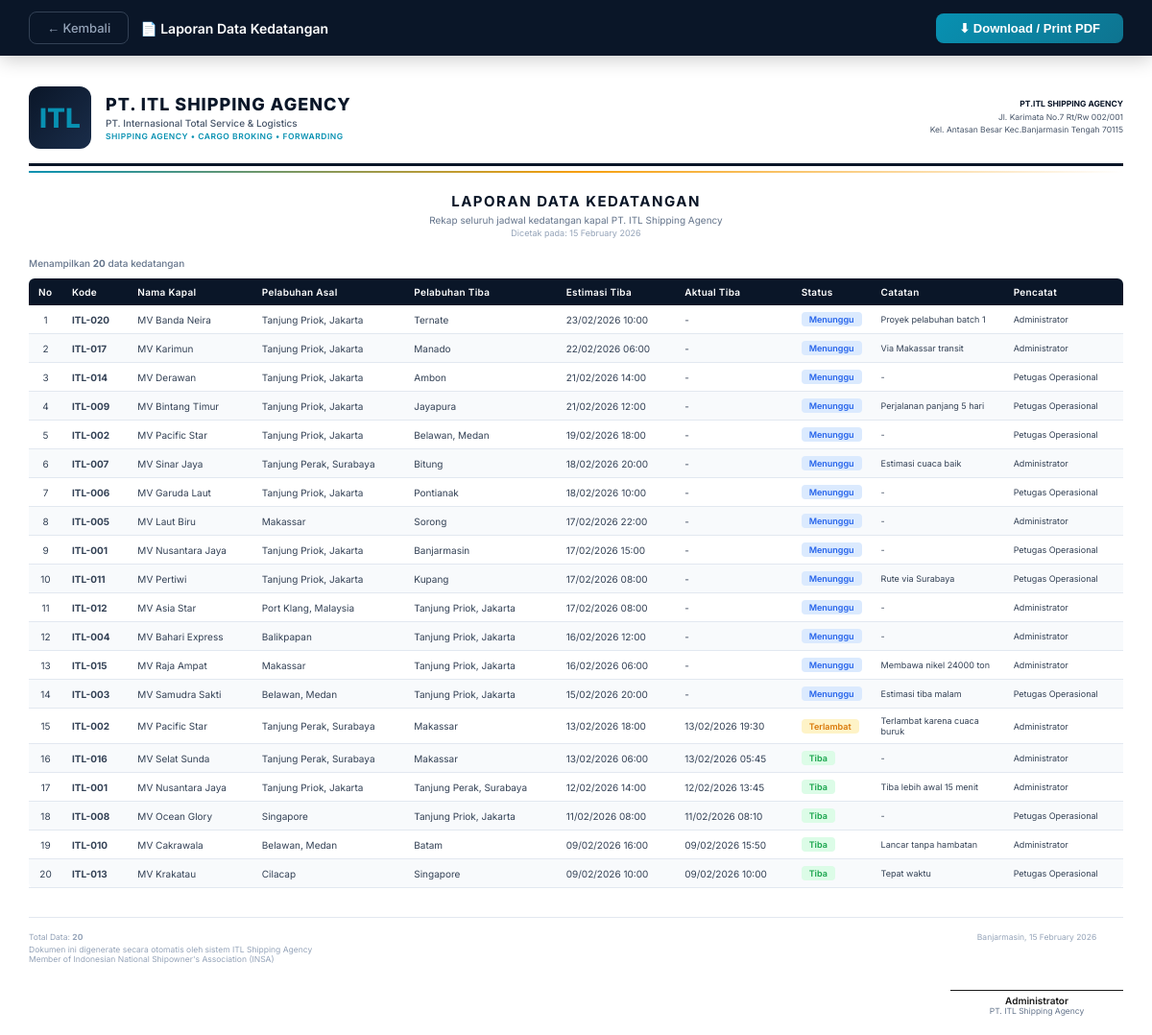
The app's page /kedatangan/report.php (signed in) with its own data.
### tables this page shows
CREATE TABLE `kedatangan` (
  `id` int(11) NOT NULL,
  `id_kapal` int(11) NOT NULL,
  `id_keberangkatan` int(11) DEFAULT NULL,
  `pelabuhan_asal` varchar(100) NOT NULL,
  `pelabuhan_tiba` varchar(100) NOT NULL,
  `tanggal_tiba` datetime NOT NULL,
  `tanggal_aktual_tiba` datetime DEFAULT NULL,
  `status` enum('menunggu','tiba','terlambat','batal') NOT NULL DEFAULT 'menunggu',
  `catatan` text DEFAULT NULL,
  `created_by` int(11) DEFAULT NULL,
  `created_at` datetime NOT NULL DEFAULT current_timestamp(),
  `updated_at` datetime NOT NULL DEFAULT current_timestamp() ON UPDATE current_timestamp()
);

CREATE TABLE `kapal` (
  `id` int(11) NOT NULL,
  `nama_kapal` varchar(100) NOT NULL,
  `kode_kapal` varchar(30) NOT NULL,
  `jenis_kapal` varchar(50) DEFAULT NULL,
  `bendera` varchar(50) DEFAULT NULL,
  `kapasitas_ton` int(11) DEFAULT 0,
  `pemilik` varchar(100) DEFAULT NULL,
  `keterangan` text DEFAULT NULL,
  `status` enum('aktif','nonaktif') NOT NULL DEFAULT 'aktif',
  `created_at` datetime NOT NULL DEFAULT current_timestamp(),
  `updated_at` datetime NOT NULL DEFAULT current_timestamp() ON UPDATE current_timestamp()
);

CREATE TABLE `users` (
  `id` int(11) NOT NULL,
  `username` varchar(50) NOT NULL,
  `password` varchar(255) NOT NULL,
  `nama_lengkap` varchar(100) NOT NULL,
  `email` varchar(100) DEFAULT NULL,
  `no_telepon` varchar(20) DEFAULT NULL,
  `level` enum('admin','pimpinan','petugas') NOT NULL DEFAULT 'petugas',
  `foto` varchar(255) DEFAULT NULL,
  `created_at` datetime NOT NULL DEFAULT current_timestamp(),
  `updated_at` datetime NOT NULL DEFAULT current_timestamp() ON UPDATE current_timestamp()
);

### kedatangan/report.php (the view, shortened to what this page needs)
<?php
require_once __DIR__ . '/../config/database.php';
require_once __DIR__ . '/../includes/report_helper.php';
$data = $pdo->query("
    SELECT kd.*, kp.nama_kapal, kp.kode_kapal, u.nama_lengkap as pencatat
    FROM kedatangan kd
    JOIN kapal kp ON kd.id_kapal = kp.id
    LEFT JOIN users u ON kd.created_by = u.id
    ORDER BY kd.tanggal_tiba DESC
")->fetchAll();
echo getReportHeader('Laporan Data Kedatangan', 'Rekap seluruh jadwal kedatangan kapal PT. ITL Shipping Agency');
?>
<div class="total-info">Menampilkan <strong><?= count($data) ?></strong> data kedatangan</div>
<table class="report-table">
    <thead>
        <tr>
            <th style="width:35px">No</th>
            <th>Kode</th>
            <th>Nama Kapal</th>
            <th>Pelabuhan Asal</th>
            <th>Pelabuhan Tiba</th>
            <th>Estimasi Tiba</th>
            <th>Aktual Tiba</th>
            <th style="width:75px">Status</th>
            <th>Catatan</th>
            <th>Pencatat</th>
        </tr>
    </thead>
    <tbody>
        <?php foreach ($data as $i => $d): ?>
        <tr>
            <td style="text-align:center"><?= $i + 1 ?></td>
            <td><strong><?= htmlspecialchars($d['kode_kapal']) ?></strong></td>
            <td><?= htmlspecialchars($d['nama_kapal']) ?></td>
            <td><?= htmlspecialchars($d['pelabuhan_asal']) ?></td>
            <td><?= htmlspecialchars($d['pelabuhan_tiba']) ?></td>
            <td><?= date('d/m/Y H:i', strtotime($d['tanggal_tiba'])) ?></td>
            <td><?= $d['tanggal_aktual_tiba'] ? date('d/m/Y H:i', strtotime($d['tanggal_aktual_tiba'])) : '-' ?></td>
            <td><span class="badge badge-<?= $d['status'] ?>"><?= ucfirst($d['status']) ?></span></td>
            <td style="font-size:9px; max-width:120px"><?= htmlspecialchars($d['catatan'] ?? '-') ?></td>
            <td style="font-size:9px"><?= htmlspecialchars($d['pencatat'] ?? '-') ?></td>
        </tr>
        <?php endforeach; ?>
    </tbody>
</table>
<?php echo getReportFooter(count($data)); ?>

### includes/report_helper.php (style rules this page uses)
* { margin: 0; padding: 0; box-sizing: border-box; }
body { font-family: "Inter", Arial, sans-serif; color: #1a1a1a; font-size: 11px; }
.report-table { width: 100%; border-collapse: collapse; margin-bottom: 20px; }
.report-table thead th { background: #0a1628; color: #fff; padding: 8px 10px; font-size: 10px; font-weight: 600; text-align: left; letter-spacing: 0.3px; white-space: nowrap; }
.report-table thead th:first-child { border-radius: 6px 0 0 0; }
.report-table thead th:last-child { border-radius: 0 6px 0 0; }
.report-table tbody td { padding: 7px 10px; font-size: 10px; border-bottom: 1px solid #e2e8f0; color: #334155; }
.report-table tbody tr:nth-child(even) { background: #f8fafc; }
.report-table tbody tr:last-child td:first-child { border-radius: 0 0 0 6px; }
.report-table tbody tr:last-child td:last-child { border-radius: 0 0 6px 0; }
.badge { display: inline-block; padding: 2px 8px; border-radius: 4px; font-size: 9px; font-weight: 600; }
.badge-aktif, .badge-tiba, .badge-selesai { background: #dcfce7; color: #16a34a; }
.badge-dijadwalkan, .badge-menunggu { background: #dbeafe; color: #2563eb; }
.badge-terlambat { background: #fef3c7; color: #d97706; }
.total-info { font-size: 10px; color: #64748b; margin-bottom: 10px; font-weight: 500; }

### records on screen
kedatangan: id_kapal.kode_kapal "ITL-020", id_kapal.nama_kapal "MV Banda Neira", pelabuhan_asal "Tanjung Priok, Jakarta", pelabuhan_tiba "Ternate", tanggal_tiba "23/02/2026 10:00", status "Menunggu", catatan "Proyek pelabuhan batch 1", created_by.nama_lengkap "Administrator"
kedatangan: id_kapal.kode_kapal "ITL-017", id_kapal.nama_kapal "MV Karimun", pelabuhan_asal "Tanjung Priok, Jakarta", pelabuhan_tiba "Manado", tanggal_tiba "22/02/2026 06:00", status "Menunggu", catatan "Via Makassar transit", created_by.nama_lengkap "Administrator"
kedatangan: id_kapal.kode_kapal "ITL-014", id_kapal.nama_kapal "MV Derawan", pelabuhan_asal "Tanjung Priok, Jakarta", pelabuhan_tiba "Ambon", tanggal_tiba "21/02/2026 14:00", status "Menunggu", catatan "-", created_by.nama_lengkap "Petugas Operasional"
kedatangan: id_kapal.kode_kapal "ITL-009", id_kapal.nama_kapal "MV Bintang Timur", pelabuhan_asal "Tanjung Priok, Jakarta", pelabuhan_tiba "Jayapura", tanggal_tiba "21/02/2026 12:00", status "Menunggu", catatan "Perjalanan panjang 5 hari", created_by.nama_lengkap "Petugas Operasional"
kedatangan: id_kapal.kode_kapal "ITL-002", id_kapal.nama_kapal "MV Pacific Star", pelabuhan_asal "Tanjung Priok, Jakarta", pelabuhan_tiba "Belawan, Medan", tanggal_tiba "19/02/2026 18:00", status "Menunggu", catatan "-", created_by.nama_lengkap "Petugas Operasional"
kedatangan: id_kapal.kode_kapal "ITL-007", id_kapal.nama_kapal "MV Sinar Jaya", pelabuhan_asal "Tanjung Perak, Surabaya", pelabuhan_tiba "Bitung", tanggal_tiba "18/02/2026 20:00", status "Menunggu", catatan "Estimasi cuaca baik", created_by.nama_lengkap "Administrator"
kedatangan: id_kapal.kode_kapal "ITL-006", id_kapal.nama_kapal "MV Garuda Laut", pelabuhan_asal "Tanjung Priok, Jakarta", pelabuhan_tiba "Pontianak", tanggal_tiba "18/02/2026 10:00", status "Menunggu", catatan "-", created_by.nama_lengkap "Petugas Operasional"
kedatangan: id_kapal.kode_kapal "ITL-005", id_kapal.nama_kapal "MV Laut Biru", pelabuhan_asal "Makassar", pelabuhan_tiba "Sorong", tanggal_tiba "17/02/2026 22:00", status "Menunggu", catatan "-", created_by.nama_lengkap "Administrator"
kedatangan: id_kapal.kode_kapal "ITL-001", id_kapal.nama_kapal "MV Nusantara Jaya", pelabuhan_asal "Tanjung Priok, Jakarta", pelabuhan_tiba "Banjarmasin", tanggal_tiba "17/02/2026 15:00", status "Menunggu", catatan "-", created_by.nama_lengkap "Petugas Operasional"
kedatangan: id_kapal.kode_kapal "ITL-011", id_kapal.nama_kapal "MV Pertiwi", pelabuhan_asal "Tanjung Priok, Jakarta", pelabuhan_tiba "Kupang", tanggal_tiba "17/02/2026 08:00", status "Menunggu", catatan "Rute via Surabaya", created_by.nama_lengkap "Petugas Operasional"
kedatangan: id_kapal.kode_kapal "ITL-012", id_kapal.nama_kapal "MV Asia Star", pelabuhan_asal "Port Klang, Malaysia", pelabuhan_tiba "Tanjung Priok, Jakarta", tanggal_tiba "17/02/2026 08:00", status "Menunggu", catatan "-", created_by.nama_lengkap "Administrator"
kedatangan: id_kapal.kode_kapal "ITL-004", id_kapal.nama_kapal "MV Bahari Express", pelabuhan_asal "Balikpapan", pelabuhan_tiba "Tanjung Priok, Jakarta", tanggal_tiba "16/02/2026 12:00", status "Menunggu", catatan "-", created_by.nama_lengkap "Administrator"
kedatangan: id_kapal.kode_kapal "ITL-015", id_kapal.nama_kapal "MV Raja Ampat", pelabuhan_asal "Makassar", pelabuhan_tiba "Tanjung Priok, Jakarta", tanggal_tiba "16/02/2026 06:00", status "Menunggu", catatan "Membawa nikel 24000 ton", created_by.nama_lengkap "Administrator"
kedatangan: id_kapal.kode_kapal "ITL-003", id_kapal.nama_kapal "MV Samudra Sakti", pelabuhan_asal "Belawan, Medan", pelabuhan_tiba "Tanjung Priok, Jakarta", tanggal_tiba "15/02/2026 20:00", status "Menunggu", catatan "Estimasi tiba malam", created_by.nama_lengkap "Petugas Operasional"
kedatangan: id_kapal.kode_kapal "ITL-002", id_kapal.nama_kapal "MV Pacific Star", pelabuhan_asal "Tanjung Perak, Surabaya", pelabuhan_tiba "Makassar", tanggal_tiba "13/02/2026 18:00", tanggal_aktual_tiba "13/02/2026 19:30", status "Terlambat", catatan "Terlambat karena cuaca buruk", created_by.nama_lengkap "Administrator"
kedatangan: id_kapal.kode_kapal "ITL-016", id_kapal.nama_kapal "MV Selat Sunda", pelabuhan_asal "Tanjung Perak, Surabaya", pelabuhan_tiba "Makassar", tanggal_tiba "13/02/2026 06:00", tanggal_aktual_tiba "13/02/2026 05:45", status "Tiba", catatan "-", created_by.nama_lengkap "Administrator"
kedatangan: id_kapal.kode_kapal "ITL-001", id_kapal.nama_kapal "MV Nusantara Jaya", pelabuhan_asal "Tanjung Priok, Jakarta", pelabuhan_tiba "Tanjung Perak, Surabaya", tanggal_tiba "12/02/2026 14:00", tanggal_aktual_tiba "12/02/2026 13:45", status "Tiba", catatan "Tiba lebih awal 15 menit", created_by.nama_lengkap "Administrator"
kedatangan: id_kapal.kode_kapal "ITL-008", id_kapal.nama_kapal "MV Ocean Glory", pelabuhan_asal "Singapore", pelabuhan_tiba "Tanjung Priok, Jakarta", tanggal_tiba "11/02/2026 08:00", tanggal_aktual_tiba "11/02/2026 08:10", status "Tiba", catatan "-", created_by.nama_lengkap "Petugas Operasional"
kedatangan: id_kapal.kode_kapal "ITL-010", id_kapal.nama_kapal "MV Cakrawala", pelabuhan_asal "Belawan, Medan", pelabuhan_tiba "Batam", tanggal_tiba "09/02/2026 16:00", tanggal_aktual_tiba "09/02/2026 15:50", status "Tiba", catatan "Lancar tanpa hambatan", created_by.nama_lengkap "Administrator"
kedatangan: id_kapal.kode_kapal "ITL-013", id_kapal.nama_kapal "MV Krakatau", pelabuhan_asal "Cilacap", pelabuhan_tiba "Singapore", tanggal_tiba "09/02/2026 10:00", tanggal_aktual_tiba "09/02/2026 10:00", status "Tiba", catatan "Tepat waktu", created_by.nama_lengkap "Petugas Operasional"

### other values on screen
$report_title "Laporan Data Kedatangan"
$report_title "LAPORAN DATA KEDATANGAN"
$report_subtitle "Rekap seluruh jadwal kedatangan kapal PT. ITL Shipping Agency"
count($data) "20"
$total_data "20"
